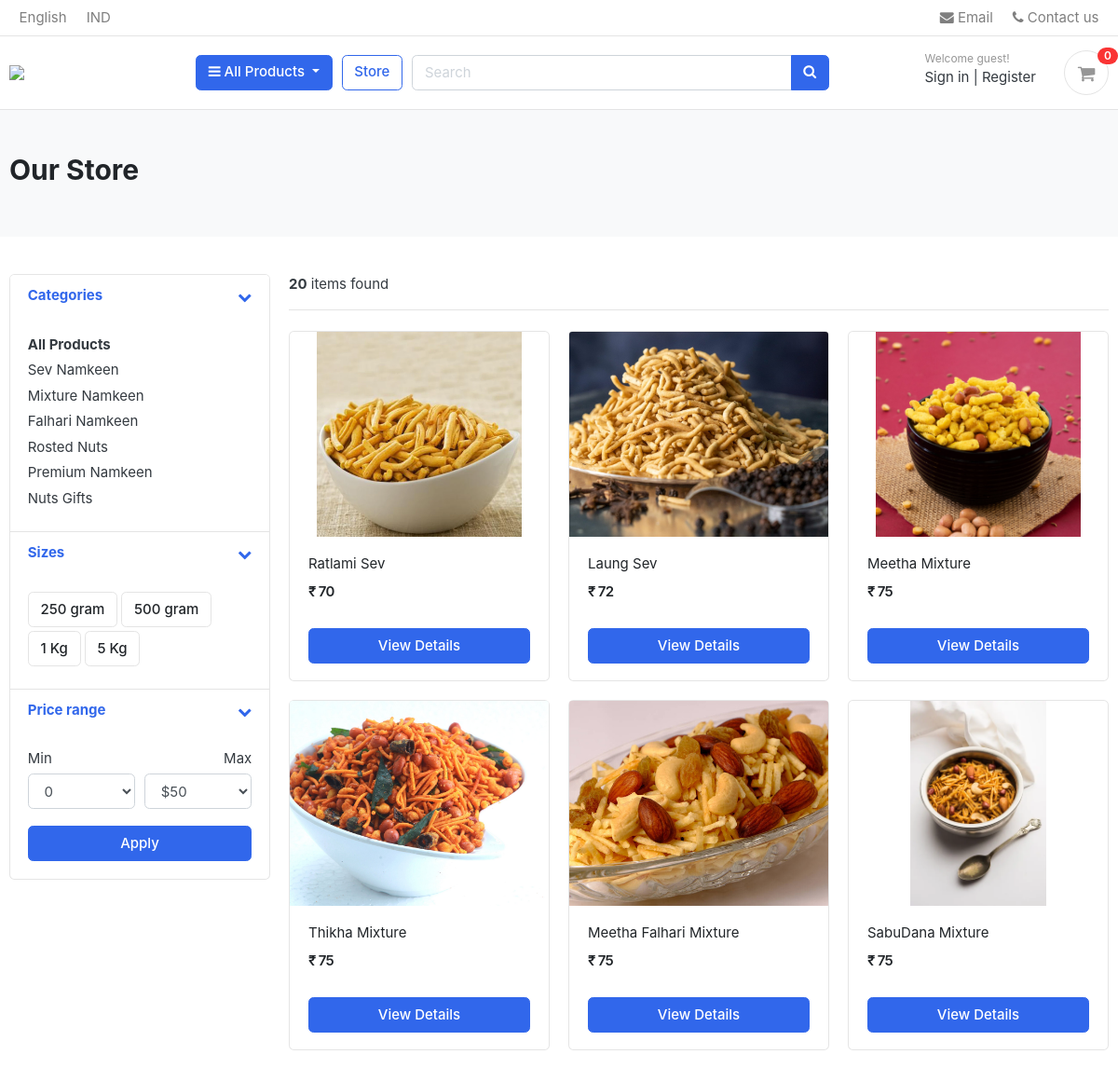
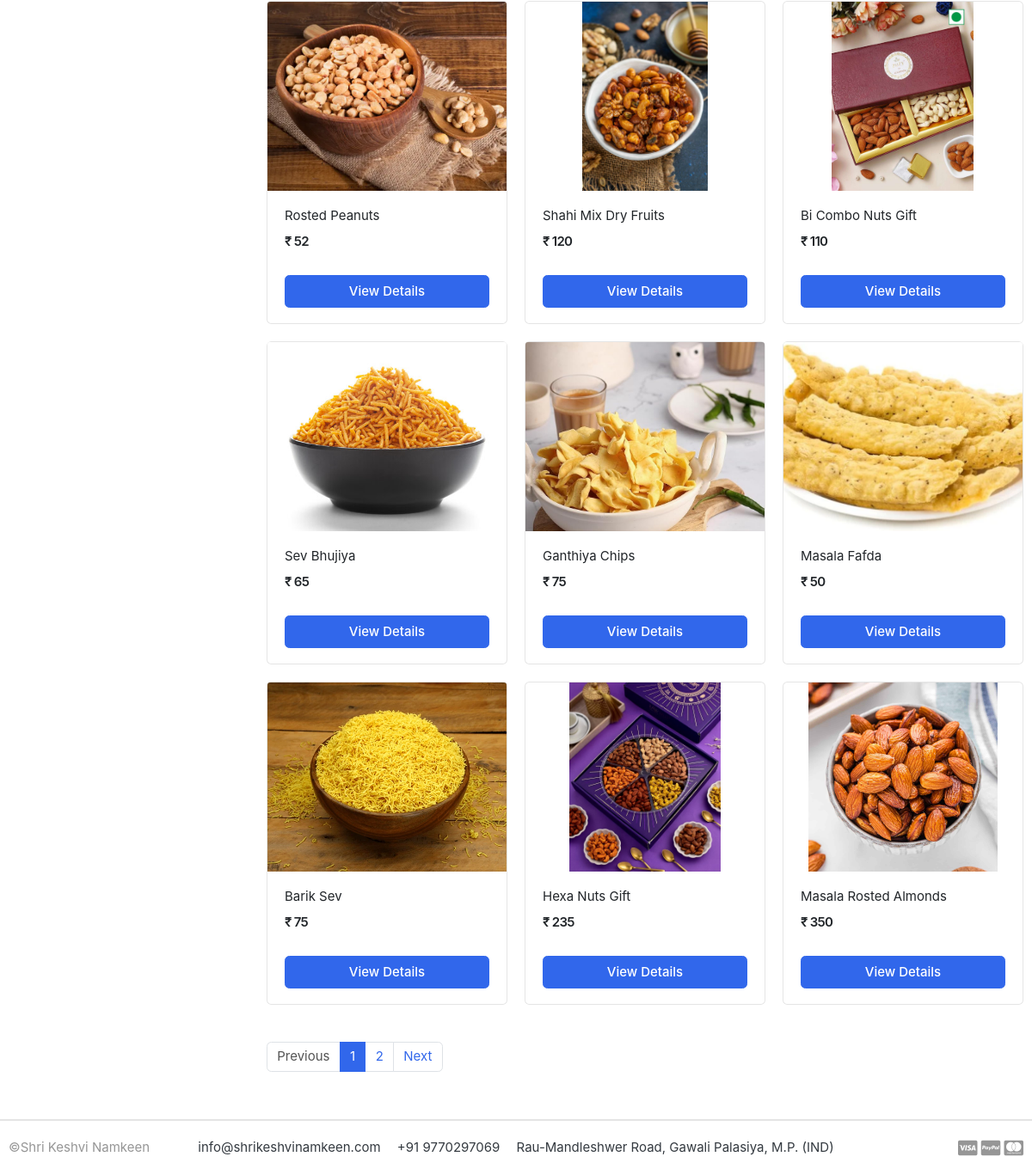
/store/, run on the app's committed database (2 pictures, top to bottom).
### category/models.py (models this page shows, shortened)
class Category(models.Model):
    category_name = models.CharField(max_length=50, unique=True)
    slug = models.SlugField(max_length=100, unique=True)
    description = models.TextField(max_length=255, blank=True)
    cat_image = models.ImageField(upload_to='photos/categories/', blank=True)
    class Meta:
        verbose_name = 'category'
        verbose_name_plural = 'categories'
    def get_url(self):
            return reverse('products_by_category', args=[self.slug])

### store/models.py (models this page shows, shortened)
class Product(models.Model):
    product_name    = models.CharField(max_length=200, unique=True)
    slug            = models.SlugField(max_length=200, unique=True)
    description     = models.TextField(max_length=500, blank=True)
    price           = models.IntegerField()
    images          = models.ImageField(upload_to='photos/products')
    stock           = models.IntegerField()
    is_available    = models.BooleanField(default=True)
    category        = models.ForeignKey(Category,  on_delete=models.CASCADE)
    created_date    = models.DateTimeField(auto_now_add=True)
    modified_date   = models.DateTimeField(auto_now=True)
    def get_url(self):
        return reverse('product_detail', args=[self.category.slug, self.slug])

### store/views.py (the view)
# urls.py: path('store/', include('store.urls')),
def store(request, category_slug=None):
    categories = None
    products = None
    if category_slug != None:
        categories = get_object_or_404(Category, slug=category_slug)
        products = Product.objects.filter(category=categories, is_available=True)
        paginator = Paginator(products, 15)
        page  = request.GET.get('page')
        paged_products = paginator.get_page(page)
        product_count = products.count()
    else:
        products = Product.objects.all().filter(is_available=True).order_by('id')
        paginator = Paginator(products, 15)
        page  = request.GET.get('page')
        paged_products = paginator.get_page(page)
        product_count = products.count()
    context = {
        'products': paged_products,
        'product_count': product_count,
    }
    return render(request, 'store/store.html', context)

### carts/context_processors.py (called while the page is built)
def counter(request):
    cart_count = 0
    if 'admin' in request.path:
        return {}
    else:
        try:
            cart = Cart.objects.filter(cart_id = _cart_id(request))
            if request.user.is_authenticated:
                cart_items = CartItem.objects.all().filter(user=request.user)
            else:
                cart_items = CartItem.objects.all().filter(cart=cart[:1])
            for cart_item in cart_items:
                cart_count += cart_item.quantity
        except Cart.DoesNotExist:
            cart_count = 0
    return dict(cart_count = cart_count)

### carts/views.py (called while the page is built)
def _cart_id(request):
    cart = request.session.session_key
    if not cart:
        cart = request.session.create()
    return cart

### category/context_processors.py (called while the page is built)
def menu_links(request):
    links = Category.objects.all()
    return dict(links=links)

### templates/store/store.html (shortened to what this page needs)
{% extends 'base.html' %}
{% load static %}
{% block content %}
<section class="section-pagetop bg">
    <div class="container">
        {% if 'search' in request.path %}
         <h2 class="title-page"> Search Results </h2>
        {% else %}
         <h2 class="title-page">Our Store</h2>
        {% endif %}
    </div>
    </section>
<section class="section-content padding-y">
    <div class="container">
    <div class="row">
        <aside class="col-md-3">
    <div class="card">
        <article class="filter-group">
            <header class="card-header">
                <a href="#" data-toggle="collapse" data-target="#collapse_1" aria-expanded="true" class="">
                    <i class="icon-control fa fa-chevron-down"></i>
                    <h6 class="title">Categories</h6>
                </a>
            </header>
            <div class="filter-content collapse show" id="collapse_1" style="">
                <div class="card-body">
                    <ul class="list-menu">
                    <li><a href="{% url 'store' %}"><b>All Products</b></a></li>
                     {% for category in links %}
                    <li><a href="{{category.get_url}}">{{ category.category_name }}</a></li>
                     {% endfor %}
                    </ul>
                </div>
            </div>
        </article>
        <article class="filter-group">
            <header class="card-header">
                <a href="#" data-toggle="collapse" data-target="#collapse_4" aria-expanded="true" class="">
                    <i class="icon-control fa fa-chevron-down"></i>
                    <h6 class="title">Sizes</h6>
                </a>
            </header>
            <div class="filter-content collapse show" id="collapse_4" style="">
                <div class="card-body">
                  <label class="checkbox-btn">
                    <span class="btn btn-light"> 250 gram </span>
                  </label>
                  <label class="checkbox-btn">
                    <span class="btn btn-light"> 500 gram </span>
                  </label>
                  <label class="checkbox-btn">
                    <span class="btn btn-light"> 1 Kg </span>
                  </label>
                  <label class="checkbox-btn">
                    <span class="btn btn-light"> 5 Kg </span>
                  </label>
            </div>
            </div>
        </article>
        <article class="filter-group">
            <header class="card-header">
                <a href="#" data-toggle="collapse" data-target="#collapse_3" aria-expanded="true" class="">
                    <i class="icon-control fa fa-chevron-down"></i>
                    <h6 class="title">Price range </h6>
                </a>
            </header>
            <div class="filter-content collapse show" id="collapse_3" style="">
                <div class="card-body">
                    <div class="form-row">
                    <div class="form-group col-md-6">
                      <label>Min</label>
                          <select class="mr-2 form-control">
                            <option value="0">0</option>
                        </select>
                    </div>
                    <div class="form-group text-right col-md-6">
                      <label>Max</label>
                          <select class="mr-2 form-control">
                            <option value="50">$50</option>
                        </select>
                    </div>
                    </div>
                    <button class="btn btn-block btn-primary">Apply</button>
                </div>
            </div>
        </article>
    </div>
        </aside>
        <main class="col-md-9">
    <header class="border-bottom mb-4 pb-3">
            <div class="form-inline">
                <span class="mr-md-auto"><b>{{ product_count }}</b> items found</span>
            </div>
    </header>
    <div class="row">
        {% if products %}
        {% for product in products %}
        <div class="col-md-4">
            <figure class="card card-product-grid">
                <div class="img-wrap">
                   <a href="{{ product.get_url }}"><img src="{{ product.images.url }}"></a>
                </div>
                <figcaption class="info-wrap">
                    <div class="fix-height">
                        <a href="{{ product.get_url }}" class="title">{{ product.product_name }}</a>
                        <div class="price-wrap mt-2">
                            <span class="price">&#8377; {{ product.price }}</span>
                        </div>
                    </div>
                    <a href="{{ product.get_url }}" class="btn btn-block btn-primary">View Details</a>
                </figcaption>
            </figure>
        </div>
        {% endfor %}
        {% else %}
        <div>
            <h2>No Result Found. Please try again. </h2>
        </div>
        {% endif %}
    </div>
    <nav class="mt-4" aria-label="Page navigation sample">
        {% if products.has_other_pages %}
      <ul class="pagination">
        {% if products.has_previous %}
        <li class="page-item"><a class="page-link" href="?page={{products.previous_page_number}}">Previous</a></li>
        {% else %}
        <li class="page-item disabled"><a class="page-link" href="#">Previous</a></li>
        {% endif %}
        {% for i in products.paginator.page_range %}
         {% if products.number == i %}
            <li class="page-item active"><a class="page-link" href="#">{{i}}</a></li>
         {% else %}
            <li class="page-item"><a class="page-link" href="?page={{i}}">{{i}}</a></li>
         {% endif %}
        {% endfor %}
        {% if products.has_next %}
         <li class="page-item"><a class="page-link" href="?page={{products.next_page_number}}">Next</a></li>
        {% else %}
         <li class="page-item disabled"><a class="page-link" href="#">Next</a></li>
        {% endif %}
      </ul>
      {% endif %}
    </nav>
        </main>
    </div>
    </div>
    </section>
{% endblock %}

### static/css/ui.css (style rules this page uses)
html { font-family: "Inter", sans-serif; font-size: 15px; }
.img-wrap { text-align: center; display: block; }
.img-wrap img { max-width: 100%; }
.price-wrap { letter-spacing: -0.7px; }
.padding-y { padding-top: 40px; padding-bottom: 40px; }
figure { margin-bottom: 0; }
article:after, .form-group:after { display: block; clear: both; content: ""; }
.bg { background-color: #f8f9fa; }
.title-page { color: #212529; }
.btn-light { background-color: #fff; border-color: #e4e4e4; }
[class*=list-] li:after { visibility: hidden; display: block; content: ""; overflow: hidden; height: 0; clear: both; }
.list-menu { list-style: none; margin: 0; padding-left: 0; }
.list-menu li { margin-bottom: 5px; }
.list-menu a { color: #343a40; }
[class*=card-product] a.title { color: #212529; display: block; }
[class*=card-product] .img-wrap { overflow: hidden; position: relative; }
[class*=card-product] .img-wrap img { height: 100%; max-width: 100%; width: auto; display: inline-block; -o-object-fit: cover; object-fit: cover; }
.card-product-grid { margin-bottom: 20px; }
.card-product-grid .img-wrap { border-radius: 0.2rem 0.2rem 0 0; height: 220px; }
.card-product-grid .info-wrap { overflow: hidden; padding: 18px 20px; }
.card-product-grid .fix-height { height: 80px; overflow: hidden; }
.card .img-wrap { overflow: hidden; }
.price { font-weight: 600; color: #212529; }
.icon-control { margin-top: 5px; float: right; font-size: 80%; }
.card-header .title { margin-bottom: 0; line-height: 1.5; }
.filter-group { border-bottom: 1px solid #e4e4e4; }
.filter-group .card-header { border-bottom: 0; }
.filter-group:last-child { border-bottom: 0; }
.checkbox-btn { position: relative; }
.section-pagetop { padding: 45px 0; }

### data on the page
Category: category_name "Sev Namkeen"
Category: category_name "Mixture Namkeen"
Category: category_name "Falhari Namkeen"
Category: category_name "Rosted Nuts"
Category: category_name "Premium Namkeen"
Category: category_name "Nuts Gifts"
Product: images (picture), product_name "Ratlami Sev", price "70"
Product: images (picture), product_name "Laung Sev", price "72"
Product: images (picture), product_name "Meetha Mixture", price "75"
Product: images (picture), product_name "Thikha Mixture", price "75"
Product: images (picture), product_name "Meetha Falhari Mixture", price "75"
Product: images (picture), product_name "SabuDana Mixture", price "75"
Product: images (picture), product_name "Rosted Peanuts", price "52"
Product: images (picture), product_name "Shahi Mix Dry Fruits", price "120"
Product: images (picture), product_name "Bi Combo Nuts Gift", price "110"
Product: images (picture), product_name "Sev Bhujiya", price "65"
Product: images (picture), product_name "Ganthiya Chips", price "75"
Product: images (picture), product_name "Masala Fafda", price "50"
Product: images (picture), product_name "Barik Sev", price "75"
Product: images (picture), product_name "Hexa Nuts Gift", price "235"
Product: images (picture), product_name "Masala Rosted Almonds", price "350"

### other printed values
{{ cart_count }} "0"
{{ product_count }} "20"
{{ i }} "1"
{{ i }} "2"
